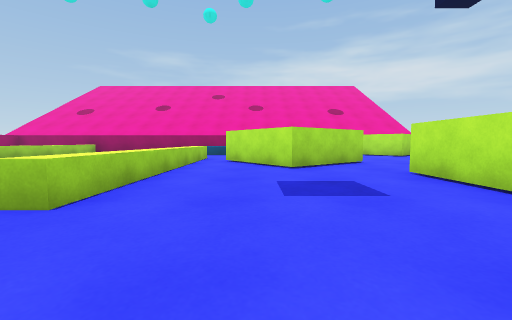
[1] (above)

16 first-person views from a walk through a 3-D level made in the Unity game engine. The camera is 0.55 m above the floor, tilts 4° down and sees 90° across. The floor is counted in squares, 1 m on a side. Each view is taken from the middle of a square. On the plan, view 1 faces up. The plan holds only what a view shows up to about 9 squares ahead; the rest is blank. The place goes on beyond the plan. The player is left out.

[2]
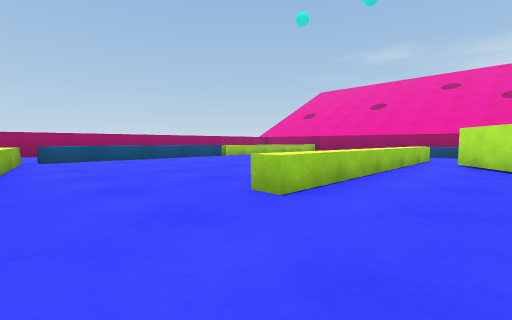

[3]
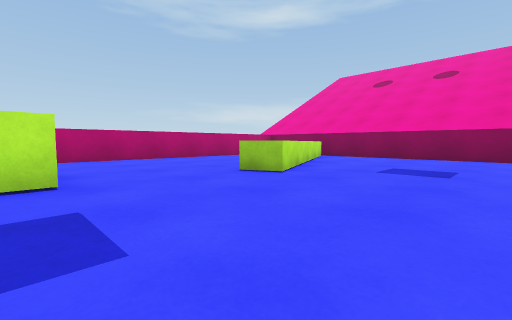

[4]
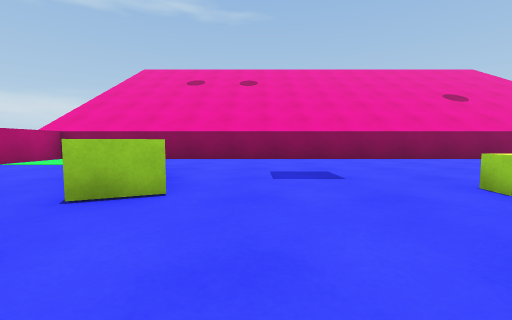

[5]
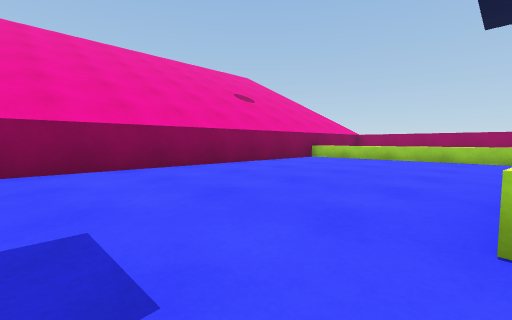

[6]
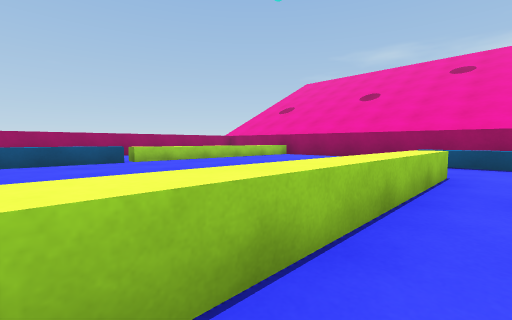

[7]
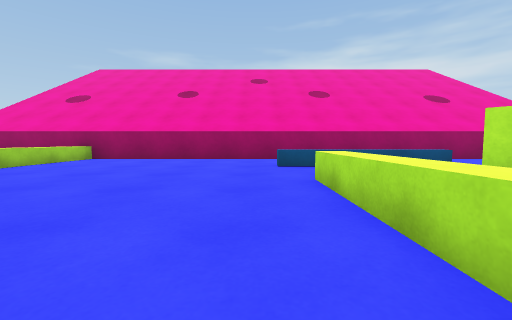

[8]
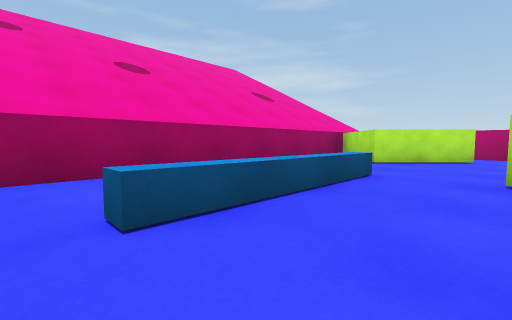

[9]
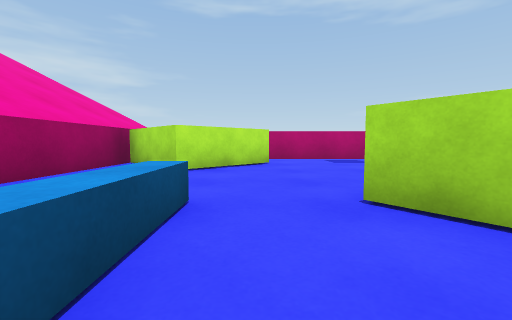

[10]
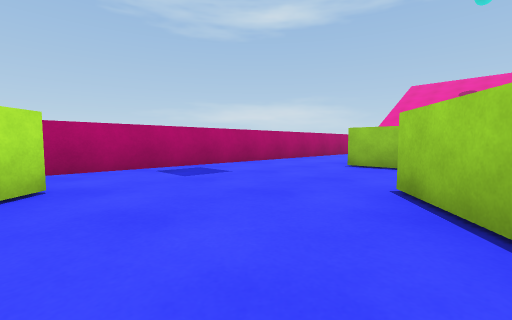

[11]
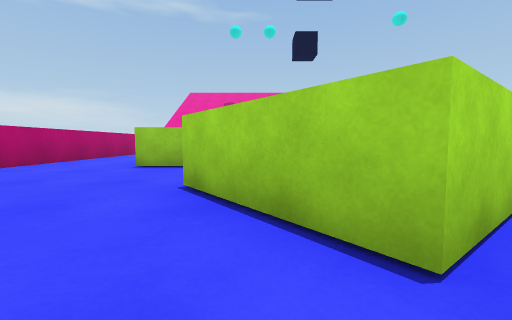

[12]
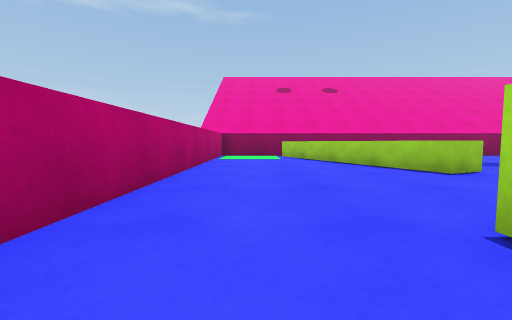

[13]
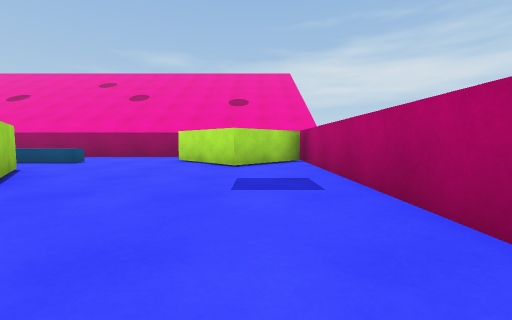

[14]
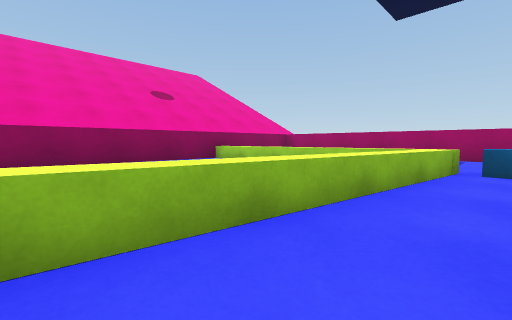

[15]
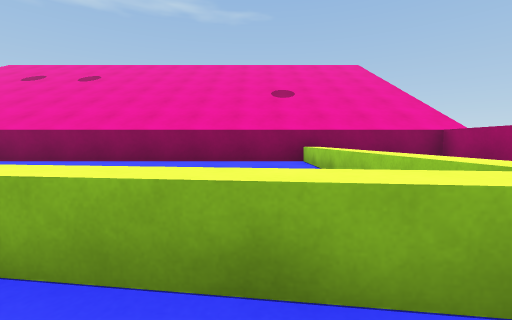

[16]
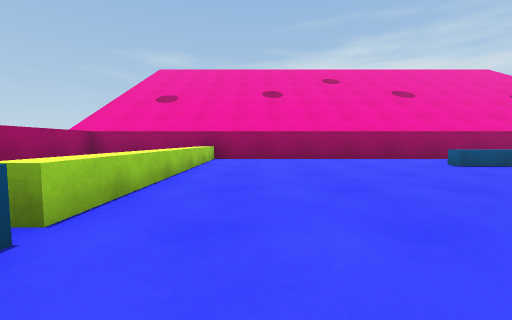

### Floor plan
Key: @ floor where view 1 was taken; # wall or solid block; x gap in a wall; . floor; ^ raised ledge; B block.
Columns run from 11 left of view 1 to 8 right of it. Each row starts with its distance up from view 1.
 14    #############
 13 ##^........ ....BB
 12   ^.......  ...BB B
 11   ^......^^^^..BBBB
 10   ^.............BB.#
  9   ^.........#......#
  8   ^......^.###.....#
  7   ^......^x###.....#
  6   ^......^.###.....#
  5   ^.... .^.........#
  4   ^..... ^....BB...#
  3   ^......^....BB...#
  2   ^......^.........#
  1  .^................#
  0  .^^^^^^...@.......#
 -1   ^.....^^...^^....#
 -2   ^...........^....#
 -3   ^...........^^...#
 -4   ^............^...#
 -5   ^............^^..#
 -6 ##^............##..#
 -7    ############# ###

Where each view was taken, in squares from view 1:
view 1: 0 up, 0 right, facing up
view 2: 0 up, 0 right, facing up-left
view 3: 3 up, 1 left, facing down-right
view 4: 2 up, 1 right, facing down
view 5: 1 down, 0 right, facing down-left
view 6: 4 up, 1 left, facing up-left
view 7: 5 up, 3 left, facing up
view 8: 9 up, 3 left, facing up-right
view 9: 10 up, 1 left, facing right
view 10: 10 up, 2 right, facing down-right
view 11: 10 up, 2 right, facing down
view 12: 4 up, 6 right, facing down
view 13: 4 up, 6 right, facing up
view 14: 1 up, 3 left, facing down-left
view 15: 1 up, 7 left, facing down
view 16: 5 up, 7 left, facing up
